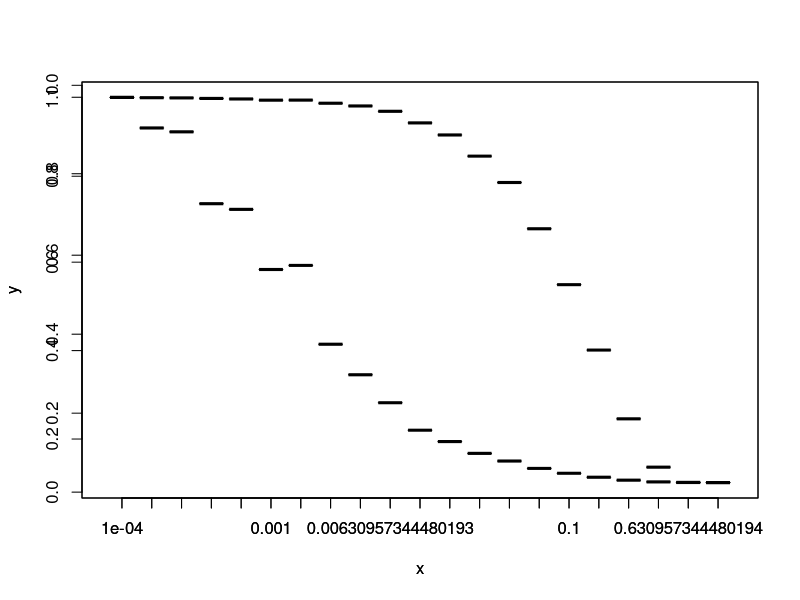

This figure's R source:
install.packages("igraph")
library(igraph)

# Parameters
dim = 1
S = 500
nie = 4

# WS base numbers to normalize 
L_base <- average.path.length(watts.strogatz.game(dim, S, nie, 0))
C_base <- transitivity(watts.strogatz.game(dim, S, nie, 0))


# Function to create random WS graphs and plot transitivity and diameter
ws_generator <- function(dim, S, nie){
  
  x <- 10^(seq(log10(.0001),0,.2))
  iters <- length(x)
  L <- numeric(iters)
  C <- numeric(iters)
  
  # Loop over each p-value
  for(i in 1:iters){
    average_L <- 0
    average_C <- 0
    # Generate 100 random graphs 
    for(j in 1:10){
      ws <- watts.strogatz.game(dim,S,nie,x[i])
      average_L <- average_L + average.path.length(ws)
      average_C <- average_C + transitivity(ws)
    }
    L[i] <- (average_L/10)/L_base
    C[i] <- (average_C/10)/C_base
  }
  ws_graph <- cbind(L,C) # col 1 = diameter, col 2 = transitivity
  
  # Create Plot
  y <- as.factor(10^(seq(log10(.0001),0,.2)))
  plot(y, ws_graph[,1])
  par(new = 'true')
  plot(y,ws_graph[,2])
  
}

ws_generator(dim, S, nie)

# Function to create ER graphs and plot average shortest path

er_generator <- function(){
  
  iters = c(10,50,100,500,1000,10000)
  path <- c()
  
  for(i in iters){
      n = i # Number of vertices of graph
      e = 0.2
      p = ((1+e)*log(n))/n #probability of edge between two arbitrary edges
      er <- erdos.renyi.game(n,p)
      path <- append(path, average.path.length(er))
  }
  
}










